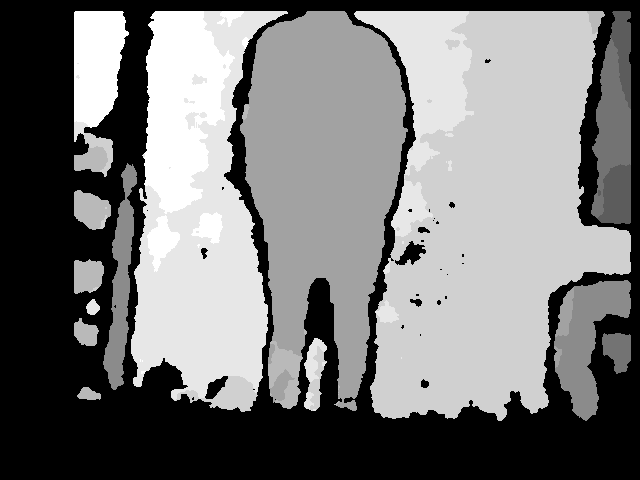
//> input picture 原图/dep1.png, 640 x 480 px
$ ./dep_sub   (built with g++ and OpenCV 4)
//> lines starting //> are read from the running program, lines starting //| are printed output that depends on the picture; after the words box and inside, x2 and y2 are one past the last pixel; in counts of white or black regions, pixels touching at a corner belong together
#include <iostream>
#include <opencv2\highgui\highgui.hpp>
#include <opencv2\core\core.hpp>
#include <opencv2\imgproc\imgproc.hpp>


using namespace cv;


int main()
{
	Mat img1, img2, result;
	//图像读入
	img1 = imread("D:\\pic\\dep1.png");
//> img1 is the input picture: 480 rows x 640 cols, CV_8UC3; min 0, max 11, mean 5.21
	img2 = imread("D:\\pic\\dep2.png");
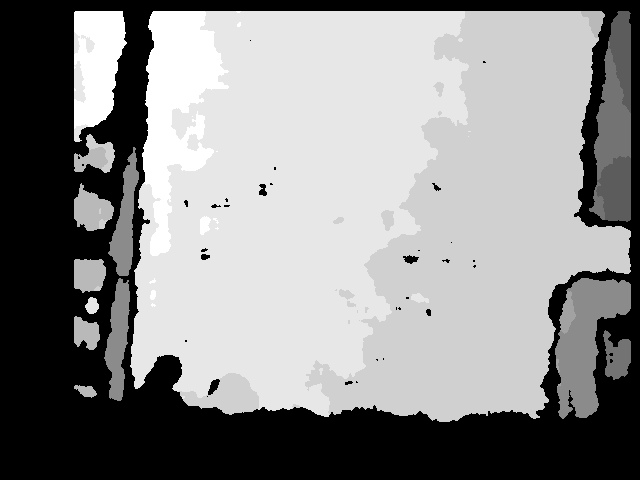
//> input picture 原图/dep2.png, 640 x 480 px
//> img2 is the input picture: 480 rows x 640 cols, CV_8UC3; min 0, max 11, mean 6.02

	//转为灰度图
	cvtColor(img1, img1, CV_BGR2GRAY);
//> img1: 480 rows x 640 cols, CV_8UC1
	cvtColor(img2, img2, CV_BGR2GRAY);
//> img2: 480 rows x 640 cols, CV_8UC1

	imshow("img1", img1);
	imshow("img2", img2);

	Mat tt;
	//图像相减
	subtract(img2, img1, tt);
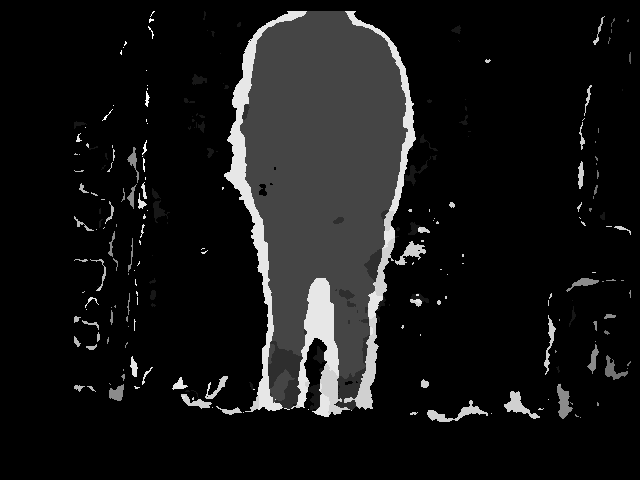
//> tt: 480 rows x 640 cols, CV_8UC1; min 0, max 11, mean 0.922; drawn with min black and max white
	imshow("tt", tt);

	//二值化处理
	threshold(tt, result, 0.1, 200.0, CV_THRESH_BINARY);
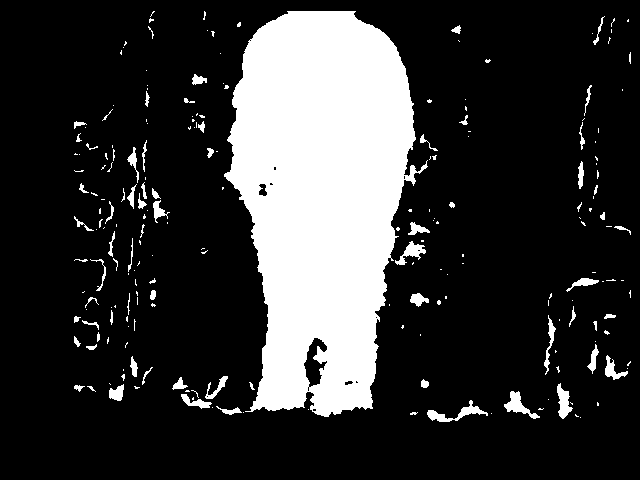
//> result: 480 rows x 640 cols, CV_8UC1; values 0 (black) and 200 (white), 20.3% white; 218 white regions (148 under 20 px), largest, box (x1, y1, x2, y2) and area: (224, 11, 428, 417) 55792, (427, 400, 488, 422) 393, (504, 391, 540, 419) 351
	imshow("erzhi", result);
	imwrite("D:\\pic\\dep_sub.png", result);
	waitKey(26000);
	return 0;
}
